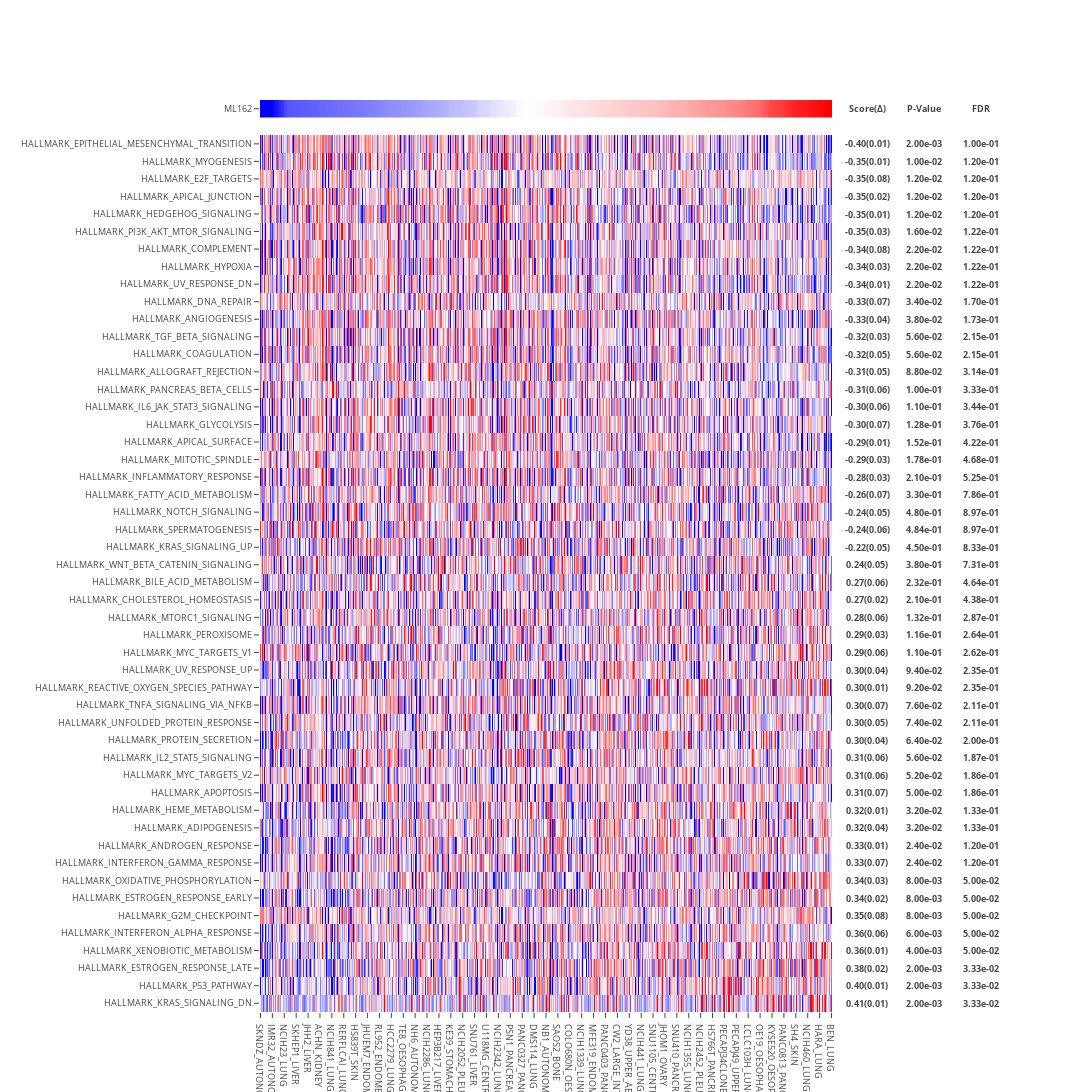

Notebook code cell kept with this figure:
### Markdown cell above
### Now match the dataset of pathways vs samples against the profile of the ML162 compound

### Code cell
DPE_scores = ccal.make_match_panel(
                target = phen,
                target_type = 'continuous',
                target_ascending = True,
                data = pathway_exp,
                data_type = 'continuous',
                n_extreme = 50,
                n_permutation = 10,
                n_sampling = 50,
                plot_std = 2,
                score_ascending = True,
                title = ' ',
                layout_width = 1100, 
                row_height = 50, 
                layout_side_margin = 260, 
                annotation_font_size = 9,
                file_path_prefix = '../results/ML162_sens_vs_pathways.html')

### Figure 1 — Plotly figure (JSON) as saved in the notebook; plotly's stock layout.template omitted (floating-point values rounded to 4 significant figures; data arrays with more than 128 entries replaced by an {"elided": "..."} marker saying what was removed)
{"data": [{"colorscale": {"elided": "256x2 mixed values"}, "showscale": false, "text": {"elided": "1x577 str values"}, "type": "heatmap", "uid": "0a8ccfd4-e56e-431c-b6c6-c6907f6aff10", "x": {"elided": "577 str values"}, "y": ["ML162"], "yaxis": "y2", "z": {"elided": "1x577 float values"}, "zmax": 2, "zmin": -2}, {"colorscale": {"elided": "256x2 mixed values"}, "showscale": false, "type": "heatmap", "uid": "ee2a8c65-a402-40ec-9910-8d41f2630ae4", "x": {"elided": "577 str values"}, "y": ["HALLMARK_KRAS_SIGNALING_DN", "HALLMARK_P53_PATHWAY", "HALLMARK_ESTROGEN_RESPONSE_LATE", "HALLMARK_XENOBIOTIC_METABOLISM", "HALLMARK_INTERFERON_ALPHA_RESPONSE", "HALLMARK_G2M_CHECKPOINT", "HALLMARK_ESTROGEN_RESPONSE_EARLY", "HALLMARK_OXIDATIVE_PHOSPHORYLATION", "HALLMARK_INTERFERON_GAMMA_RESPONSE", "HALLMARK_ANDROGEN_RESPONSE", "HALLMARK_ADIPOGENESIS", "HALLMARK_HEME_METABOLISM", "HALLMARK_APOPTOSIS", "HALLMARK_MYC_TARGETS_V2", "HALLMARK_IL2_STAT5_SIGNALING", "HALLMARK_PROTEIN_SECRETION", "HALLMARK_UNFOLDED_PROTEIN_RESPONSE", "HALLMARK_TNFA_SIGNALING_VIA_NFKB", "HALLMARK_REACTIVE_OXYGEN_SPECIES_PATHWAY", "HALLMARK_UV_RESPONSE_UP", "HALLMARK_MYC_TARGETS_V1", "HALLMARK_PEROXISOME", "HALLMARK_MTORC1_SIGNALING", "HALLMARK_CHOLESTEROL_HOMEOSTASIS", "HALLMARK_BILE_ACID_METABOLISM", "HALLMARK_WNT_BETA_CATENIN_SIGNALING", "HALLMARK_KRAS_SIGNALING_UP", "HALLMARK_SPERMATOGENESIS", "HALLMARK_NOTCH_SIGNALING", "HALLMARK_FATTY_ACID_METABOLISM", "HALLMARK_INFLAMMATORY_RESPONSE", "HALLMARK_MITOTIC_SPINDLE", "HALLMARK_APICAL_SURFACE", "HALLMARK_GLYCOLYSIS", "HALLMARK_IL6_JAK_STAT3_SIGNALING", "HALLMARK_PANCREAS_BETA_CELLS", "HALLMARK_ALLOGRAFT_REJECTION", "HALLMARK_COAGULATION", "HALLMARK_TGF_BETA_SIGNALING", "HALLMARK_ANGIOGENESIS", "HALLMARK_DNA_REPAIR", "HALLMARK_UV_RESPONSE_DN", "HALLMARK_HYPOXIA", "HALLMARK_COMPLEMENT", "HALLMARK_PI3K_AKT_MTOR_SIGNALING", "HALLMARK_HEDGEHOG_SIGNALING", "HALLMARK_APICAL_JUNCTION", "HALLMARK_E2F_TARGETS", "HALLMARK_MYOGENESIS", "HALLMARK_EPITHELIAL_MESENCHYMAL_TRANSITION"], "yaxis": "y", "z": {"elided": "50x577 float values"}, "zmax": 2, "zmin": -2}], "layout": {"annotations": [{"font": {"size": 9}, "showarrow": false, "text": "<b>Score(Δ)</b>", "width": 64, "x": 1.002, "xanchor": "left", "xref": "paper", "y": 0.9904, "yanchor": "middle", "yref": "paper"}, {"font": {"size": 9}, "showarrow": false, "text": "<b>-0.40(0.01)</b>", "width": 64, "x": 1.002, "xanchor": "left", "xref": "paper", "y": 0.9519, "yanchor": "middle", "yref": "paper"}, {"font": {"size": 9}, "showarrow": false, "text": "<b>-0.35(0.01)</b>", "width": 64, "x": 1.002, "xanchor": "left", "xref": "paper", "y": 0.9327, "yanchor": "middle", "yref": "paper"}, {"font": {"size": 9}, "showarrow": false, "text": "<b>-0.35(0.08)</b>", "width": 64, "x": 1.002, "xanchor": "left", "xref": "paper", "y": 0.9135, "yanchor": "middle", "yref": "paper"}, {"font": {"size": 9}, "showarrow": false, "text": "<b>-0.35(0.02)</b>", "width": 64, "x": 1.002, "xanchor": "left", "xref": "paper", "y": 0.8942, "yanchor": "middle", "yref": "paper"}, {"font": {"size": 9}, "showarrow": false, "text": "<b>-0.35(0.01)</b>", "width": 64, "x": 1.002, "xanchor": "left", "xref": "paper", "y": 0.875, "yanchor": "middle", "yref": "paper"}, {"font": {"size": 9}, "showarrow": false, "text": "<b>-0.35(0.03)</b>", "width": 64, "x": 1.002, "xanchor": "left", "xref": "paper", "y": 0.8558, "yanchor": "middle", "yref": "paper"}, {"font": {"size": 9}, "showarrow": false, "text": "<b>-0.34(0.08)</b>", "width": 64, "x": 1.002, "xanchor": "left", "xref": "paper", "y": 0.8365, "yanchor": "middle", "yref": "paper"}, {"font": {"size": 9}, "showarrow": false, "text": "<b>-0.34(0.03)</b>", "width": 64, "x": 1.002, "xanchor": "left", "xref": "paper", "y": 0.8173, "yanchor": "middle", "yref": "paper"}, {"font": {"size": 9}, "showarrow": false, "text": "<b>-0.34(0.01)</b>", "width": 64, "x": 1.002, "xanchor": "left", "xref": "paper", "y": 0.7981, "yanchor": "middle", "yref": "paper"}, {"font": {"size": 9}, "showarrow": false, "text": "<b>-0.33(0.07)</b>", "width": 64, "x": 1.002, "xanchor": "left", "xref": "paper", "y": 0.7788, "yanchor": "middle", "yref": "paper"}, {"font": {"size": 9}, "showarrow": false, "text": "<b>-0.33(0.04)</b>", "width": 64, "x": 1.002, "xanchor": "left", "xref": "paper", "y": 0.7596, "yanchor": "middle", "yref": "paper"}, {"font": {"size": 9}, "showarrow": false, "text": "<b>-0.32(0.03)</b>", "width": 64, "x": 1.002, "xanchor": "left", "xref": "paper", "y": 0.7404, "yanchor": "middle", "yref": "paper"}, {"font": {"size": 9}, "showarrow": false, "text": "<b>-0.32(0.05)</b>", "width": 64, "x": 1.002, "xanchor": "left", "xref": "paper", "y": 0.7212, "yanchor": "middle", "yref": "paper"}, {"font": {"size": 9}, "showarrow": false, "text": "<b>-0.31(0.05)</b>", "width": 64, "x": 1.002, "xanchor": "left", "xref": "paper", "y": 0.7019, "yanchor": "middle", "yref": "paper"}, {"font": {"size": 9}, "showarrow": false, "text": "<b>-0.31(0.06)</b>", "width": 64, "x": 1.002, "xanchor": "left", "xref": "paper", "y": 0.6827, "yanchor": "middle", "yref": "paper"}, {"font": {"size": 9}, "showarrow": false, "text": "<b>-0.30(0.06)</b>", "width": 64, "x": 1.002, "xanchor": "left", "xref": "paper", "y": 0.6635, "yanchor": "middle", "yref": "paper"}, {"font": {"size": 9}, "showarrow": false, "text": "<b>-0.30(0.07)</b>", "width": 64, "x": 1.002, "xanchor": "left", "xref": "paper", "y": 0.6442, "yanchor": "middle", "yref": "paper"}, {"font": {"size": 9}, "showarrow": false, "text": "<b>-0.29(0.01)</b>", "width": 64, "x": 1.002, "xanchor": "left", "xref": "paper", "y": 0.625, "yanchor": "middle", "yref": "paper"}, {"font": {"size": 9}, "showarrow": false, "text": "<b>-0.29(0.03)</b>", "width": 64, "x": 1.002, "xanchor": "left", "xref": "paper", "y": 0.6058, "yanchor": "middle", "yref": "paper"}, {"font": {"size": 9}, "showarrow": false, "text": "<b>-0.28(0.03)</b>", "width": 64, "x": 1.002, "xanchor": "left", "xref": "paper", "y": 0.5865, "yanchor": "middle", "yref": "paper"}, {"font": {"size": 9}, "showarrow": false, "text": "<b>-0.26(0.07)</b>", "width": 64, "x": 1.002, "xanchor": "left", "xref": "paper", "y": 0.5673, "yanchor": "middle", "yref": "paper"}, {"font": {"size": 9}, "showarrow": false, "text": "<b>-0.24(0.05)</b>", "width": 64, "x": 1.002, "xanchor": "left", "xref": "paper", "y": 0.5481, "yanchor": "middle", "yref": "paper"}, {"font": {"size": 9}, "showarrow": false, "text": "<b>-0.24(0.06)</b>", "width": 64, "x": 1.002, "xanchor": "left", "xref": "paper", "y": 0.5288, "yanchor": "middle", "yref": "paper"}, {"font": {"size": 9}, "showarrow": false, "text": "<b>-0.22(0.05)</b>", "width": 64, "x": 1.002, "xanchor": "left", "xref": "paper", "y": 0.5096, "yanchor": "middle", "yref": "paper"}, {"font": {"size": 9}, "showarrow": false, "text": "<b>0.24(0.05)</b>", "width": 64, "x": 1.002, "xanchor": "left", "xref": "paper", "y": 0.4904, "yanchor": "middle", "yref": "paper"}, {"font": {"size": 9}, "showarrow": false, "text": "<b>0.27(0.06)</b>", "width": 64, "x": 1.002, "xanchor": "left", "xref": "paper", "y": 0.4712, "yanchor": "middle", "yref": "paper"}, {"font": {"size": 9}, "showarrow": false, "text": "<b>0.27(0.02)</b>", "width": 64, "x": 1.002, "xanchor": "left", "xref": "paper", "y": 0.4519, "yanchor": "middle", "yref": "paper"}, {"font": {"size": 9}, "showarrow": false, "text": "<b>0.28(0.06)</b>", "width": 64, "x": 1.002, "xanchor": "left", "xref": "paper", "y": 0.4327, "yanchor": "middle", "yref": "paper"}, {"font": {"size": 9}, "showarrow": false, "text": "<b>0.29(0.03)</b>", "width": 64, "x": 1.002, "xanchor": "left", "xref": "paper", "y": 0.4135, "yanchor": "middle", "yref": "paper"}, {"font": {"size": 9}, "showarrow": false, "text": "<b>0.29(0.06)</b>", "width": 64, "x": 1.002, "xanchor": "left", "xref": "paper", "y": 0.3942, "yanchor": "middle", "yref": "paper"}, {"font": {"size": 9}, "showarrow": false, "text": "<b>0.30(0.04)</b>", "width": 64, "x": 1.002, "xanchor": "left", "xref": "paper", "y": 0.375, "yanchor": "middle", "yref": "paper"}, {"font": {"size": 9}, "showarrow": false, "text": "<b>0.30(0.01)</b>", "width": 64, "x": 1.002, "xanchor": "left", "xref": "paper", "y": 0.3558, "yanchor": "middle", "yref": "paper"}, {"font": {"size": 9}, "showarrow": false, "text": "<b>0.30(0.07)</b>", "width": 64, "x": 1.002, "xanchor": "left", "xref": "paper", "y": 0.3365, "yanchor": "middle", "yref": "paper"}, {"font": {"size": 9}, "showarrow": false, "text": "<b>0.30(0.05)</b>", "width": 64, "x": 1.002, "xanchor": "left", "xref": "paper", "y": 0.3173, "yanchor": "middle", "yref": "paper"}, {"font": {"size": 9}, "showarrow": false, "text": "<b>0.30(0.04)</b>", "width": 64, "x": 1.002, "xanchor": "left", "xref": "paper", "y": 0.2981, "yanchor": "middle", "yref": "paper"}, {"font": {"size": 9}, "showarrow": false, "text": "<b>0.31(0.06)</b>", "width": 64, "x": 1.002, "xanchor": "left", "xref": "paper", "y": 0.2788, "yanchor": "middle", "yref": "paper"}, {"font": {"size": 9}, "showarrow": false, "text": "<b>0.31(0.06)</b>", "width": 64, "x": 1.002, "xanchor": "left", "xref": "paper", "y": 0.2596, "yanchor": "middle", "yref": "paper"}, {"font": {"size": 9}, "showarrow": false, "text": "<b>0.31(0.07)</b>", "width": 64, "x": 1.002, "xanchor": "left", "xref": "paper", "y": 0.2404, "yanchor": "middle", "yref": "paper"}, {"font": {"size": 9}, "showarrow": false, "text": "<b>0.32(0.01)</b>", "width": 64, "x": 1.002, "xanchor": "left", "xref": "paper", "y": 0.2212, "yanchor": "middle", "yref": "paper"}, {"font": {"size": 9}, "showarrow": false, "text": "<b>0.32(0.04)</b>", "width": 64, "x": 1.002, "xanchor": "left", "xref": "paper", "y": 0.2019, "yanchor": "middle", "yref": "paper"}, {"font": {"size": 9}, "showarrow": false, "text": "<b>0.33(0.01)</b>", "width": 64, "x": 1.002, "xanchor": "left", "xref": "paper", "y": 0.1827, "yanchor": "middle", "yref": "paper"}, {"font": {"size": 9}, "showarrow": false, "text": "<b>0.33(0.07)</b>", "width": 64, "x": 1.002, "xanchor": "left", "xref": "paper", "y": 0.1635, "yanchor": "middle", "yref": "paper"}, {"font": {"size": 9}, "showarrow": false, "text": "<b>0.34(0.03)</b>", "width": 64, "x": 1.002, "xanchor": "left", "xref": "paper", "y": 0.1442, "yanchor": "middle", "yref": "paper"}, {"font": {"size": 9}, "showarrow": false, "text": "<b>0.34(0.02)</b>", "width": 64, "x": 1.002, "xanchor": "left", "xref": "paper", "y": 0.125, "yanchor": "middle", "yref": "paper"}, {"font": {"size": 9}, "showarrow": false, "text": "<b>0.35(0.08)</b>", "width": 64, "x": 1.002, "xanchor": "left", "xref": "paper", "y": 0.1058, "yanchor": "middle", "yref": "paper"}, {"font": {"size": 9}, "showarrow": false, "text": "<b>0.36(0.06)</b>", "width": 64, "x": 1.002, "xanchor": "left", "xref": "paper", "y": 0.08654, "yanchor": "middle", "yref": "paper"}, {"font": {"size": 9}, "showarrow": false, "text": "<b>0.36(0.01)</b>", "width": 64, "x": 1.002, "xanchor": "left", "xref": "paper", "y": 0.06731, "yanchor": "middle", "yref": "paper"}, {"font": {"size": 9}, "showarrow": false, "text": "<b>0.38(0.02)</b>", "width": 64, "x": 1.002, "xanchor": "left", "xref": "paper", "y": 0.04808, "yanchor": "middle", "yref": "paper"}, {"font": {"size": 9}, "showarrow": false, "text": "<b>0.40(0.01)</b>", "width": 64, "x": 1.002, "xanchor": "left", "xref": "paper", "y": 0.02885, "yanchor": "middle", "yref": "paper"}, {"font": {"size": 9}, "showarrow": false, "text": "<b>0.41(0.01)</b>", "width": 64, "x": 1.002, "xanchor": "left", "xref": "paper", "y": 0.009615, "yanchor": "middle", "yref": "paper"}, {"font": {"size": 9}, "showarrow": false, "text": "<b>P-Value</b>", "width": 64, "x": 1.102, "xanchor": "left", "xref": "paper", "y": 0.9904, "yanchor": "middle", "yref": "paper"}, {"font": {"size": 9}, "showarrow": false, "text": "<b>2.00e-03</b>", "width": 64, "x": 1.102, "xanchor": "left", "xref": "paper", "y": 0.9519, "yanchor": "middle", "yref": "paper"}, {"font": {"size": 9}, "showarrow": false, "text": "<b>1.00e-02</b>", "width": 64, "x": 1.102, "xanchor": "left", "xref": "paper", "y": 0.9327, "yanchor": "middle", "yref": "paper"}, {"font": {"size": 9}, "showarrow": false, "text": "<b>1.20e-02</b>", "width": 64, "x": 1.102, "xanchor": "left", "xref": "paper", "y": 0.9135, "yanchor": "middle", "yref": "paper"}, {"font": {"size": 9}, "showarrow": false, "text": "<b>1.20e-02</b>", "width": 64, "x": 1.102, "xanchor": "left", "xref": "paper", "y": 0.8942, "yanchor": "middle", "yref": "paper"}, {"font": {"size": 9}, "showarrow": false, "text": "<b>1.20e-02</b>", "width": 64, "x": 1.102, "xanchor": "left", "xref": "paper", "y": 0.875, "yanchor": "middle", "yref": "paper"}, {"font": {"size": 9}, "showarrow": false, "text": "<b>1.60e-02</b>", "width": 64, "x": 1.102, "xanchor": "left", "xref": "paper", "y": 0.8558, "yanchor": "middle", "yref": "paper"}, {"font": {"size": 9}, "showarrow": false, "text": "<b>2.20e-02</b>", "width": 64, "x": 1.102, "xanchor": "left", "xref": "paper", "y": 0.8365, "yanchor": "middle", "yref": "paper"}, {"font": {"size": 9}, "showarrow": false, "text": "<b>2.20e-02</b>", "width": 64, "x": 1.102, "xanchor": "left", "xref": "paper", "y": 0.8173, "yanchor": "middle", "yref": "paper"}, {"font": {"size": 9}, "showarrow": false, "text": "<b>2.20e-02</b>", "width": 64, "x": 1.102, "xanchor": "left", "xref": "paper", "y": 0.7981, "yanchor": "middle", "yref": "paper"}, {"font": {"size": 9}, "showarrow": false, "text": "<b>3.40e-02</b>", "width": 64, "x": 1.102, "xanchor": "left", "xref": "paper", "y": 0.7788, "yanchor": "middle", "yref": "paper"}, {"font": {"size": 9}, "showarrow": false, "text": "<b>3.80e-02</b>", "width": 64, "x": 1.102, "xanchor": "left", "xref": "paper", "y": 0.7596, "yanchor": "middle", "yref": "paper"}, {"font": {"size": 9}, "showarrow": false, "text": "<b>5.60e-02</b>", "width": 64, "x": 1.102, "xanchor": "left", "xref": "paper", "y": 0.7404, "yanchor": "middle", "yref": "paper"}, {"font": {"size": 9}, "showarrow": false, "text": "<b>5.60e-02</b>", "width": 64, "x": 1.102, "xanchor": "left", "xref": "paper", "y": 0.7212, "yanchor": "middle", "yref": "paper"}, {"font": {"size": 9}, "showarrow": false, "text": "<b>8.80e-02</b>", "width": 64, "x": 1.102, "xanchor": "left", "xref": "paper", "y": 0.7019, "yanchor": "middle", "yref": "paper"}, {"font": {"size": 9}, "showarrow": false, "text": "<b>1.00e-01</b>", "width": 64, "x": 1.102, "xanchor": "left", "xref": "paper", "y": 0.6827, "yanchor": "middle", "yref": "paper"}, {"font": {"size": 9}, "showarrow": false, "text": "<b>1.10e-01</b>", "width": 64, "x": 1.102, "xanchor": "left", "xref": "paper", "y": 0.6635, "yanchor": "middle", "yref": "paper"}, {"font": {"size": 9}, "showarrow": false, "text": "<b>1.28e-01</b>", "width": 64, "x": 1.102, "xanchor": "left", "xref": "paper", "y": 0.6442, "yanchor": "middle", "yref": "paper"}, {"font": {"size": 9}, "showarrow": false, "text": "<b>1.52e-01</b>", "width": 64, "x": 1.102, "xanchor": "left", "xref": "paper", "y": 0.625, "yanchor": "middle", "yref": "paper"}, {"font": {"size": 9}, "showarrow": false, "text": "<b>1.78e-01</b>", "width": 64, "x": 1.102, "xanchor": "left", "xref": "paper", "y": 0.6058, "yanchor": "middle", "yref": "paper"}, {"font": {"size": 9}, "showarrow": false, "text": "<b>2.10e-01</b>", "width": 64, "x": 1.102, "xanchor": "left", "xref": "paper", "y": 0.5865, "yanchor": "middle", "yref": "paper"}, {"font": {"size": 9}, "showarrow": false, "text": "<b>3.30e-01</b>", "width": 64, "x": 1.102, "xanchor": "left", "xref": "paper", "y": 0.5673, "yanchor": "middle", "yref": "paper"}, {"font": {"size": 9}, "showarrow": false, "text": "<b>4.80e-01</b>", "width": 64, "x": 1.102, "xanchor": "left", "xref": "paper", "y": 0.5481, "yanchor": "middle", "yref": "paper"}, {"font": {"size": 9}, "showarrow": false, "text": "<b>4.84e-01</b>", "width": 64, "x": 1.102, "xanchor": "left", "xref": "paper", "y": 0.5288, "yanchor": "middle", "yref": "paper"}, {"font": {"size": 9}, "showarrow": false, "text": "<b>4.50e-01</b>", "width": 64, "x": 1.102, "xanchor": "left", "xref": "paper", "y": 0.5096, "yanchor": "middle", "yref": "paper"}, {"font": {"size": 9}, "showarrow": false, "text": "<b>3.80e-01</b>", "width": 64, "x": 1.102, "xanchor": "left", "xref": "paper", "y": 0.4904, "yanchor": "middle", "yref": "paper"}, {"font": {"size": 9}, "showarrow": false, "text": "<b>2.32e-01</b>", "width": 64, "x": 1.102, "xanchor": "left", "xref": "paper", "y": 0.4712, "yanchor": "middle", "yref": "paper"}, {"font": {"size": 9}, "showarrow": false, "text": "<b>2.10e-01</b>", "width": 64, "x": 1.102, "xanchor": "left", "xref": "paper", "y": 0.4519, "yanchor": "middle", "yref": "paper"}, {"font": {"size": 9}, "showarrow": false, "text": "<b>1.32e-01</b>", "width": 64, "x": 1.102, "xanchor": "left", "xref": "paper", "y": 0.4327, "yanchor": "middle", "yref": "paper"}, {"font": {"size": 9}, "showarrow": false, "text": "<b>1.16e-01</b>", "width": 64, "x": 1.102, "xanchor": "left", "xref": "paper", "y": 0.4135, "yanchor": "middle", "yref": "paper"}, {"font": {"size": 9}, "showarrow": false, "text": "<b>1.10e-01</b>", "width": 64, "x": 1.102, "xanchor": "left", "xref": "paper", "y": 0.3942, "yanchor": "middle", "yref": "paper"}, {"font": {"size": 9}, "showarrow": false, "text": "<b>9.40e-02</b>", "width": 64, "x": 1.102, "xanchor": "left", "xref": "paper", "y": 0.375, "yanchor": "middle", "yref": "paper"}, {"font": {"size": 9}, "showarrow": false, "text": "<b>9.20e-02</b>", "width": 64, "x": 1.102, "xanchor": "left", "xref": "paper", "y": 0.3558, "yanchor": "middle", "yref": "paper"}, {"font": {"size": 9}, "showarrow": false, "text": "<b>7.60e-02</b>", "width": 64, "x": 1.102, "xanchor": "left", "xref": "paper", "y": 0.3365, "yanchor": "middle", "yref": "paper"}, {"font": {"size": 9}, "showarrow": false, "text": "<b>7.40e-02</b>", "width": 64, "x": 1.102, "xanchor": "left", "xref": "paper", "y": 0.3173, "yanchor": "middle", "yref": "paper"}, {"font": {"size": 9}, "showarrow": false, "text": "<b>6.40e-02</b>", "width": 64, "x": 1.102, "xanchor": "left", "xref": "paper", "y": 0.2981, "yanchor": "middle", "yref": "paper"}, {"font": {"size": 9}, "showarrow": false, "text": "<b>5.60e-02</b>", "width": 64, "x": 1.102, "xanchor": "left", "xref": "paper", "y": 0.2788, "yanchor": "middle", "yref": "paper"}, {"font": {"size": 9}, "showarrow": false, "text": "<b>5.20e-02</b>", "width": 64, "x": 1.102, "xanchor": "left", "xref": "paper", "y": 0.2596, "yanchor": "middle", "yref": "paper"}, {"font": {"size": 9}, "showarrow": false, "text": "<b>5.00e-02</b>", "width": 64, "x": 1.102, "xanchor": "left", "xref": "paper", "y": 0.2404, "yanchor": "middle", "yref": "paper"}, {"font": {"size": 9}, "showarrow": false, "text": "<b>3.20e-02</b>", "width": 64, "x": 1.102, "xanchor": "left", "xref": "paper", "y": 0.2212, "yanchor": "middle", "yref": "paper"}, {"font": {"size": 9}, "showarrow": false, "text": "<b>3.20e-02</b>", "width": 64, "x": 1.102, "xanchor": "left", "xref": "paper", "y": 0.2019, "yanchor": "middle", "yref": "paper"}, {"font": {"size": 9}, "showarrow": false, "text": "<b>2.40e-02</b>", "width": 64, "x": 1.102, "xanchor": "left", "xref": "paper", "y": 0.1827, "yanchor": "middle", "yref": "paper"}, {"font": {"size": 9}, "showarrow": false, "text": "<b>2.40e-02</b>", "width": 64, "x": 1.102, "xanchor": "left", "xref": "paper", "y": 0.1635, "yanchor": "middle", "yref": "paper"}, {"font": {"size": 9}, "showarrow": false, "text": "<b>8.00e-03</b>", "width": 64, "x": 1.102, "xanchor": "left", "xref": "paper", "y": 0.1442, "yanchor": "middle", "yref": "paper"}, {"font": {"size": 9}, "showarrow": false, "text": "<b>8.00e-03</b>", "width": 64, "x": 1.102, "xanchor": "left", "xref": "paper", "y": 0.125, "yanchor": "middle", "yref": "paper"}, {"font": {"size": 9}, "showarrow": false, "text": "<b>8.00e-03</b>", "width": 64, "x": 1.102, "xanchor": "left", "xref": "paper", "y": 0.1058, "yanchor": "middle", "yref": "paper"}, {"font": {"size": 9}, "showarrow": false, "text": "<b>6.00e-03</b>", "width": 64, "x": 1.102, "xanchor": "left", "xref": "paper", "y": 0.08654, "yanchor": "middle", "yref": "paper"}, {"font": {"size": 9}, "showarrow": false, "text": "<b>4.00e-03</b>", "width": 64, "x": 1.102, "xanchor": "left", "xref": "paper", "y": 0.06731, "yanchor": "middle", "yref": "paper"}, {"font": {"size": 9}, "showarrow": false, "text": "<b>2.00e-03</b>", "width": 64, "x": 1.102, "xanchor": "left", "xref": "paper", "y": 0.04808, "yanchor": "middle", "yref": "paper"}, {"font": {"size": 9}, "showarrow": false, "text": "<b>2.00e-03</b>", "width": 64, "x": 1.102, "xanchor": "left", "xref": "paper", "y": 0.02885, "yanchor": "middle", "yref": "paper"}, {"font": {"size": 9}, "showarrow": false, "text": "<b>2.00e-03</b>", "width": 64, "x": 1.102, "xanchor": "left", "xref": "paper", "y": 0.009615, "yanchor": "middle", "yref": "paper"}, {"font": {"size": 9}, "showarrow": false, "text": "<b>FDR</b>", "width": 64, "x": 1.202, "xanchor": "left", "xref": "paper", "y": 0.9904, "yanchor": "middle", "yref": "paper"}, {"font": {"size": 9}, "showarrow": false, "text": "<b>1.00e-01</b>", "width": 64, "x": 1.202, "xanchor": "left", "xref": "paper", "y": 0.9519, "yanchor": "middle", "yref": "paper"}, {"font": {"size": 9}, "showarrow": false, "text": "<b>1.20e-01</b>", "width": 64, "x": 1.202, "xanchor": "left", "xref": "paper", "y": 0.9327, "yanchor": "middle", "yref": "paper"}, {"font": {"size": 9}, "showarrow": false, "text": "<b>1.20e-01</b>", "width": 64, "x": 1.202, "xanchor": "left", "xref": "paper", "y": 0.9135, "yanchor": "middle", "yref": "paper"}, {"font": {"size": 9}, "showarrow": false, "text": "<b>1.20e-01</b>", "width": 64, "x": 1.202, "xanchor": "left", "xref": "paper", "y": 0.8942, "yanchor": "middle", "yref": "paper"}, {"font": {"size": 9}, "showarrow": false, "text": "<b>1.20e-01</b>", "width": 64, "x": 1.202, "xanchor": "left", "xref": "paper", "y": 0.875, "yanchor": "middle", "yref": "paper"}, {"font": {"size": 9}, "showarrow": false, "text": "<b>1.22e-01</b>", "width": 64, "x": 1.202, "xanchor": "left", "xref": "paper", "y": 0.8558, "yanchor": "middle", "yref": "paper"}, {"font": {"size": 9}, "showarrow": false, "text": "<b>1.22e-01</b>", "width": 64, "x": 1.202, "xanchor": "left", "xref": "paper", "y": 0.8365, "yanchor": "middle", "yref": "paper"}, {"font": {"size": 9}, "showarrow": false, "text": "<b>1.22e-01</b>", "width": 64, "x": 1.202, "xanchor": "left", "xref": "paper", "y": 0.8173, "yanchor": "middle", "yref": "paper"}, {"font": {"size": 9}, "showarrow": false, "text": "<b>1.22e-01</b>", "width": 64, "x": 1.202, "xanchor": "left", "xref": "paper", "y": 0.7981, "yanchor": "middle", "yref": "paper"}, {"font": {"size": 9}, "showarrow": false, "text": "<b>1.70e-01</b>", "width": 64, "x": 1.202, "xanchor": "left", "xref": "paper", "y": 0.7788, "yanchor": "middle", "yref": "paper"}, {"font": {"size": 9}, "showarrow": false, "text": "<b>1.73e-01</b>", "width": 64, "x": 1.202, "xanchor": "left", "xref": "paper", "y": 0.7596, "yanchor": "middle", "yref": "paper"}, {"font": {"size": 9}, "showarrow": false, "text": "<b>2.15e-01</b>", "width": 64, "x": 1.202, "xanchor": "left", "xref": "paper", "y": 0.7404, "yanchor": "middle", "yref": "paper"}, {"font": {"size": 9}, "showarrow": false, "text": "<b>2.15e-01</b>", "width": 64, "x": 1.202, "xanchor": "left", "xref": "paper", "y": 0.7212, "yanchor": "middle", "yref": "paper"}, {"font": {"size": 9}, "showarrow": false, "text": "<b>3.14e-01</b>", "width": 64, "x": 1.202, "xanchor": "left", "xref": "paper", "y": 0.7019, "yanchor": "middle", "yref": "paper"}, {"font": {"size": 9}, "showarrow": false, "text": "<b>3.33e-01</b>", "width": 64, "x": 1.202, "xanchor": "left", "xref": "paper", "y": 0.6827, "yanchor": "middle", "yref": "paper"}, {"font": {"size": 9}, "showarrow": false, "text": "<b>3.44e-01</b>", "width": 64, "x": 1.202, "xanchor": "left", "xref": "paper", "y": 0.6635, "yanchor": "middle", "yref": "paper"}, {"font": {"size": 9}, "showarrow": false, "text": "<b>3.76e-01</b>", "width": 64, "x": 1.202, "xanchor": "left", "xref": "paper", "y": 0.6442, "yanchor": "middle", "yref": "paper"}, {"font": {"size": 9}, "showarrow": false, "text": "<b>4.22e-01</b>", "width": 64, "x": 1.202, "xanchor": "left", "xref": "paper", "y": 0.625, "yanchor": "middle", "yref": "paper"}, {"font": {"size": 9}, "showarrow": false, "text": "<b>4.68e-01</b>", "width": 64, "x": 1.202, "xanchor": "left", "xref": "paper", "y": 0.6058, "yanchor": "middle", "yref": "paper"}, {"font": {"size": 9}, "showarrow": false, "text": "<b>5.25e-01</b>", "width": 64, "x": 1.202, "xanchor": "left", "xref": "paper", "y": 0.5865, "yanchor": "middle", "yref": "paper"}, {"font": {"size": 9}, "showarrow": false, "text": "<b>7.86e-01</b>", "width": 64, "x": 1.202, "xanchor": "left", "xref": "paper", "y": 0.5673, "yanchor": "middle", "yref": "paper"}, {"font": {"size": 9}, "showarrow": false, "text": "<b>8.97e-01</b>", "width": 64, "x": 1.202, "xanchor": "left", "xref": "paper", "y": 0.5481, "yanchor": "middle", "yref": "paper"}, {"font": {"size": 9}, "showarrow": false, "text": "<b>8.97e-01</b>", "width": 64, "x": 1.202, "xanchor": "left", "xref": "paper", "y": 0.5288, "yanchor": "middle", "yref": "paper"}, {"font": {"size": 9}, "showarrow": false, "text": "<b>8.33e-01</b>", "width": 64, "x": 1.202, "xanchor": "left", "xref": "paper", "y": 0.5096, "yanchor": "middle", "yref": "paper"}, {"font": {"size": 9}, "showarrow": false, "text": "<b>7.31e-01</b>", "width": 64, "x": 1.202, "xanchor": "left", "xref": "paper", "y": 0.4904, "yanchor": "middle", "yref": "paper"}, {"font": {"size": 9}, "showarrow": false, "text": "<b>4.64e-01</b>", "width": 64, "x": 1.202, "xanchor": "left", "xref": "paper", "y": 0.4712, "yanchor": "middle", "yref": "paper"}, {"font": {"size": 9}, "showarrow": false, "text": "<b>4.38e-01</b>", "width": 64, "x": 1.202, "xanchor": "left", "xref": "paper", "y": 0.4519, "yanchor": "middle", "yref": "paper"}, {"font": {"size": 9}, "showarrow": false, "text": "<b>2.87e-01</b>", "width": 64, "x": 1.202, "xanchor": "left", "xref": "paper", "y": 0.4327, "yanchor": "middle", "yref": "paper"}, {"font": {"size": 9}, "showarrow": false, "text": "<b>2.64e-01</b>", "width": 64, "x": 1.202, "xanchor": "left", "xref": "paper", "y": 0.4135, "yanchor": "middle", "yref": "paper"}, {"font": {"size": 9}, "showarrow": false, "text": "<b>2.62e-01</b>", "width": 64, "x": 1.202, "xanchor": "left", "xref": "paper", "y": 0.3942, "yanchor": "middle", "yref": "paper"}, {"font": {"size": 9}, "showarrow": false, "text": "<b>2.35e-01</b>", "width": 64, "x": 1.202, "xanchor": "left", "xref": "paper", "y": 0.375, "yanchor": "middle", "yref": "paper"}, {"font": {"size": 9}, "showarrow": false, "text": "<b>2.35e-01</b>", "width": 64, "x": 1.202, "xanchor": "left", "xref": "paper", "y": 0.3558, "yanchor": "middle", "yref": "paper"}, {"font": {"size": 9}, "showarrow": false, "text": "<b>2.11e-01</b>", "width": 64, "x": 1.202, "xanchor": "left", "xref": "paper", "y": 0.3365, "yanchor": "middle", "yref": "paper"}, {"font": {"size": 9}, "showarrow": false, "text": "<b>2.11e-01</b>", "width": 64, "x": 1.202, "xanchor": "left", "xref": "paper", "y": 0.3173, "yanchor": "middle", "yref": "paper"}, {"font": {"size": 9}, "showarrow": false, "text": "<b>2.00e-01</b>", "width": 64, "x": 1.202, "xanchor": "left", "xref": "paper", "y": 0.2981, "yanchor": "middle", "yref": "paper"}, {"font": {"size": 9}, "showarrow": false, "text": "<b>1.87e-01</b>", "width": 64, "x": 1.202, "xanchor": "left", "xref": "paper", "y": 0.2788, "yanchor": "middle", "yref": "paper"}, {"font": {"size": 9}, "showarrow": false, "text": "<b>1.86e-01</b>", "width": 64, "x": 1.202, "xanchor": "left", "xref": "paper", "y": 0.2596, "yanchor": "middle", "yref": "paper"}, {"font": {"size": 9}, "showarrow": false, "text": "<b>1.86e-01</b>", "width": 64, "x": 1.202, "xanchor": "left", "xref": "paper", "y": 0.2404, "yanchor": "middle", "yref": "paper"}, {"font": {"size": 9}, "showarrow": false, "text": "<b>1.33e-01</b>", "width": 64, "x": 1.202, "xanchor": "left", "xref": "paper", "y": 0.2212, "yanchor": "middle", "yref": "paper"}, {"font": {"size": 9}, "showarrow": false, "text": "<b>1.33e-01</b>", "width": 64, "x": 1.202, "xanchor": "left", "xref": "paper", "y": 0.2019, "yanchor": "middle", "yref": "paper"}, {"font": {"size": 9}, "showarrow": false, "text": "<b>1.20e-01</b>", "width": 64, "x": 1.202, "xanchor": "left", "xref": "paper", "y": 0.1827, "yanchor": "middle", "yref": "paper"}, {"font": {"size": 9}, "showarrow": false, "text": "<b>1.20e-01</b>", "width": 64, "x": 1.202, "xanchor": "left", "xref": "paper", "y": 0.1635, "yanchor": "middle", "yref": "paper"}, {"font": {"size": 9}, "showarrow": false, "text": "<b>5.00e-02</b>", "width": 64, "x": 1.202, "xanchor": "left", "xref": "paper", "y": 0.1442, "yanchor": "middle", "yref": "paper"}, {"font": {"size": 9}, "showarrow": false, "text": "<b>5.00e-02</b>", "width": 64, "x": 1.202, "xanchor": "left", "xref": "paper", "y": 0.125, "yanchor": "middle", "yref": "paper"}, {"font": {"size": 9}, "showarrow": false, "text": "<b>5.00e-02</b>", "width": 64, "x": 1.202, "xanchor": "left", "xref": "paper", "y": 0.1058, "yanchor": "middle", "yref": "paper"}, {"font": {"size": 9}, "showarrow": false, "text": "<b>5.00e-02</b>", "width": 64, "x": 1.202, "xanchor": "left", "xref": "paper", "y": 0.08654, "yanchor": "middle", "yref": "paper"}, {"font": {"size": 9}, "showarrow": false, "text": "<b>5.00e-02</b>", "width": 64, "x": 1.202, "xanchor": "left", "xref": "paper", "y": 0.06731, "yanchor": "middle", "yref": "paper"}, {"font": {"size": 9}, "showarrow": false, "text": "<b>3.33e-02</b>", "width": 64, "x": 1.202, "xanchor": "left", "xref": "paper", "y": 0.04808, "yanchor": "middle", "yref": "paper"}, {"font": {"size": 9}, "showarrow": false, "text": "<b>3.33e-02</b>", "width": 64, "x": 1.202, "xanchor": "left", "xref": "paper", "y": 0.02885, "yanchor": "middle", "yref": "paper"}, {"font": {"size": 9}, "showarrow": false, "text": "<b>3.33e-02</b>", "width": 64, "x": 1.202, "xanchor": "left", "xref": "paper", "y": 0.009615, "yanchor": "middle", "yref": "paper"}], "height": 1180.0, "margin": {"l": 260, "r": 260}, "title": {"text": " "}, "width": 1100, "xaxis": {"anchor": "y", "tickfont": {"size": 9}}, "yaxis": {"domain": [0, 0.9615], "dtick": 1, "tickfont": {"size": 9}}, "yaxis2": {"domain": [0.9808, 1], "tickfont": {"size": 9}}}}
